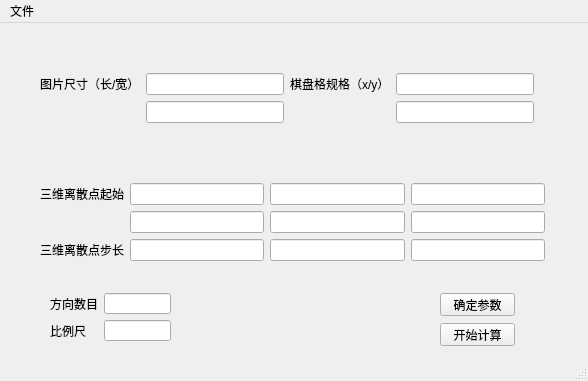
<?xml version="1.0" encoding="UTF-8"?>
<ui version="4.0">
 <class>fir</class>
 <widget class="QMainWindow" name="fir">
  <property name="geometry">
   <rect>
    <x>0</x>
    <y>0</y>
    <width>588</width>
    <height>381</height>
   </rect>
  </property>
  <property name="windowTitle">
   <string>火焰三维测量</string>
  </property>
  <property name="windowIcon">
   <iconset resource="source.qrc">
    <normaloff>:/window_icon/favicon-20191211100205340.ico</normaloff>:/window_icon/favicon-20191211100205340.ico</iconset>
  </property>
  <widget class="QWidget" name="centralwidget">
   <widget class="QPushButton" name="begin">
    <property name="geometry">
     <rect>
      <x>440</x>
      <y>300</y>
      <width>75</width>
      <height>23</height>
     </rect>
    </property>
    <property name="text">
     <string>开始计算</string>
    </property>
   </widget>
   <widget class="QWidget" name="layoutWidget">
    <property name="geometry">
     <rect>
      <x>40</x>
      <y>160</y>
      <width>505</width>
      <height>78</height>
     </rect>
    </property>
    <layout class="QVBoxLayout" name="verticalLayout">
     <item>
      <layout class="QGridLayout" name="gridLayout">
       <item row="0" column="0">
        <widget class="QLabel" name="label_4">
         <property name="text">
          <string>三维离散点起始</string>
         </property>
         <property name="buddy">
          <cstring>x0</cstring>
         </property>
        </widget>
       </item>
       <item row="0" column="1">
        <widget class="QLineEdit" name="x0"/>
       </item>
       <item row="0" column="2">
        <widget class="QLineEdit" name="y0"/>
       </item>
       <item row="0" column="3">
        <widget class="QLineEdit" name="z0"/>
       </item>
       <item row="1" column="1">
        <widget class="QLineEdit" name="x1"/>
       </item>
       <item row="1" column="2">
        <widget class="QLineEdit" name="y1"/>
       </item>
       <item row="1" column="3">
        <widget class="QLineEdit" name="z1"/>
       </item>
      </layout>
     </item>
     <item>
      <layout class="QHBoxLayout" name="horizontalLayout">
       <item>
        <widget class="QLabel" name="label_6">
         <property name="text">
          <string>三维离散点步长</string>
         </property>
         <property name="buddy">
          <cstring>x_deta</cstring>
         </property>
        </widget>
       </item>
       <item>
        <widget class="QLineEdit" name="x_deta"/>
       </item>
       <item>
        <widget class="QLineEdit" name="y_deta"/>
       </item>
       <item>
        <widget class="QLineEdit" name="z_deta"/>
       </item>
      </layout>
     </item>
    </layout>
   </widget>
   <widget class="QWidget" name="layoutWidget">
    <property name="geometry">
     <rect>
      <x>40</x>
      <y>50</y>
      <width>494</width>
      <height>50</height>
     </rect>
    </property>
    <layout class="QHBoxLayout" name="horizontalLayout_3">
     <item>
      <layout class="QGridLayout" name="gridLayout_2">
       <item row="0" column="0">
        <widget class="QLabel" name="label_5">
         <property name="text">
          <string>图片尺寸（长/宽）</string>
         </property>
         <property name="buddy">
          <cstring>lenth</cstring>
         </property>
        </widget>
       </item>
       <item row="0" column="1">
        <widget class="QLineEdit" name="lenth">
         <property name="text">
          <string/>
         </property>
        </widget>
       </item>
       <item row="1" column="1">
        <widget class="QLineEdit" name="wedth"/>
       </item>
      </layout>
     </item>
     <item>
      <layout class="QGridLayout" name="gridLayout_3">
       <item row="0" column="0">
        <widget class="QLabel" name="label_2">
         <property name="text">
          <string>棋盘格规格（x/y）</string>
         </property>
         <property name="buddy">
          <cstring>w</cstring>
         </property>
        </widget>
       </item>
       <item row="0" column="1">
        <widget class="QLineEdit" name="w"/>
       </item>
       <item row="1" column="1">
        <widget class="QLineEdit" name="h"/>
       </item>
      </layout>
     </item>
    </layout>
   </widget>
   <widget class="QWidget" name="layoutWidget">
    <property name="geometry">
     <rect>
      <x>50</x>
      <y>270</y>
      <width>121</width>
      <height>48</height>
     </rect>
    </property>
    <layout class="QGridLayout" name="gridLayout_4">
     <item row="0" column="0">
      <widget class="QLabel" name="label">
       <property name="text">
        <string>方向数目</string>
       </property>
       <property name="buddy">
        <cstring>direction_num</cstring>
       </property>
      </widget>
     </item>
     <item row="0" column="1">
      <widget class="QLineEdit" name="direction_num"/>
     </item>
     <item row="1" column="0">
      <widget class="QLabel" name="label_3">
       <property name="text">
        <string>比例尺</string>
       </property>
       <property name="buddy">
        <cstring>lineEdit</cstring>
       </property>
      </widget>
     </item>
     <item row="1" column="1">
      <widget class="QLineEdit" name="lineEdit"/>
     </item>
    </layout>
   </widget>
   <widget class="QPushButton" name="pushButton">
    <property name="geometry">
     <rect>
      <x>440</x>
      <y>270</y>
      <width>75</width>
      <height>23</height>
     </rect>
    </property>
    <property name="text">
     <string>确定参数</string>
    </property>
   </widget>
  </widget>
  <widget class="QMenuBar" name="menubar">
   <property name="geometry">
    <rect>
     <x>0</x>
     <y>0</y>
     <width>588</width>
     <height>23</height>
    </rect>
   </property>
   <widget class="QMenu" name="menuFile">
    <property name="title">
     <string>文件</string>
    </property>
    <addaction name="zu_path"/>
   </widget>
   <addaction name="menuFile"/>
  </widget>
  <widget class="QStatusBar" name="statusbar"/>
  <action name="zu_path">
   <property name="text">
    <string>打开</string>
   </property>
  </action>
 </widget>
 <resources>
  <include location="source.qrc"/>
 </resources>
 <connections>
  <connection>
   <sender>begin</sender>
   <signal>clicked()</signal>
   <receiver>fir</receiver>
   <slot>begin_cal()</slot>
   <hints>
    <hint type="sourcelabel">
     <x>460</x>
     <y>332</y>
    </hint>
    <hint type="destinationlabel">
     <x>556</x>
     <y>333</y>
    </hint>
   </hints>
  </connection>
  <connection>
   <sender>lenth</sender>
   <signal>textChanged(QString)</signal>
   <receiver>fir</receiver>
   <slot>data_changed()</slot>
   <hints>
    <hint type="sourcelabel">
     <x>194</x>
     <y>87</y>
    </hint>
    <hint type="destinationlabel">
     <x>214</x>
     <y>29</y>
    </hint>
   </hints>
  </connection>
  <connection>
   <sender>w</sender>
   <signal>textChanged(QString)</signal>
   <receiver>fir</receiver>
   <slot>data_changed()</slot>
   <hints>
    <hint type="sourcelabel">
     <x>406</x>
     <y>76</y>
    </hint>
    <hint type="destinationlabel">
     <x>398</x>
     <y>49</y>
    </hint>
   </hints>
  </connection>
  <connection>
   <sender>wedth</sender>
   <signal>textEdited(QString)</signal>
   <receiver>fir</receiver>
   <slot>data_changed()</slot>
   <hints>
    <hint type="sourcelabel">
     <x>253</x>
     <y>103</y>
    </hint>
    <hint type="destinationlabel">
     <x>272</x>
     <y>49</y>
    </hint>
   </hints>
  </connection>
  <connection>
   <sender>h</sender>
   <signal>textEdited(QString)</signal>
   <receiver>fir</receiver>
   <slot>data_changed()</slot>
   <hints>
    <hint type="sourcelabel">
     <x>447</x>
     <y>106</y>
    </hint>
    <hint type="destinationlabel">
     <x>445</x>
     <y>55</y>
    </hint>
   </hints>
  </connection>
  <connection>
   <sender>x0</sender>
   <signal>textChanged(QString)</signal>
   <receiver>fir</receiver>
   <slot>data_changed()</slot>
   <hints>
    <hint type="sourcelabel">
     <x>209</x>
     <y>192</y>
    </hint>
    <hint type="destinationlabel">
     <x>224</x>
     <y>128</y>
    </hint>
   </hints>
  </connection>
  <connection>
   <sender>y0</sender>
   <signal>textEdited(QString)</signal>
   <receiver>fir</receiver>
   <slot>data_changed()</slot>
   <hints>
    <hint type="sourcelabel">
     <x>348</x>
     <y>200</y>
    </hint>
    <hint type="destinationlabel">
     <x>349</x>
     <y>162</y>
    </hint>
   </hints>
  </connection>
  <connection>
   <sender>z0</sender>
   <signal>textEdited(QString)</signal>
   <receiver>fir</receiver>
   <slot>data_changed()</slot>
   <hints>
    <hint type="sourcelabel">
     <x>497</x>
     <y>198</y>
    </hint>
    <hint type="destinationlabel">
     <x>510</x>
     <y>144</y>
    </hint>
   </hints>
  </connection>
  <connection>
   <sender>x1</sender>
   <signal>textChanged(QString)</signal>
   <receiver>fir</receiver>
   <slot>data_changed()</slot>
   <hints>
    <hint type="sourcelabel">
     <x>220</x>
     <y>221</y>
    </hint>
    <hint type="destinationlabel">
     <x>116</x>
     <y>150</y>
    </hint>
   </hints>
  </connection>
  <connection>
   <sender>y1</sender>
   <signal>textChanged(QString)</signal>
   <receiver>fir</receiver>
   <slot>data_changed()</slot>
   <hints>
    <hint type="sourcelabel">
     <x>325</x>
     <y>216</y>
    </hint>
    <hint type="destinationlabel">
     <x>318</x>
     <y>149</y>
    </hint>
   </hints>
  </connection>
  <connection>
   <sender>z1</sender>
   <signal>textChanged(QString)</signal>
   <receiver>fir</receiver>
   <slot>data_changed()</slot>
   <hints>
    <hint type="sourcelabel">
     <x>471</x>
     <y>217</y>
    </hint>
    <hint type="destinationlabel">
     <x>486</x>
     <y>143</y>
    </hint>
   </hints>
  </connection>
  <connection>
   <sender>x_deta</sender>
   <signal>textEdited(QString)</signal>
   <receiver>fir</receiver>
   <slot>data_changed()</slot>
   <hints>
    <hint type="sourcelabel">
     <x>179</x>
     <y>250</y>
    </hint>
    <hint type="destinationlabel">
     <x>144</x>
     <y>125</y>
    </hint>
   </hints>
  </connection>
  <connection>
   <sender>y_deta</sender>
   <signal>textChanged(QString)</signal>
   <receiver>fir</receiver>
   <slot>data_changed()</slot>
   <hints>
    <hint type="sourcelabel">
     <x>304</x>
     <y>251</y>
    </hint>
    <hint type="destinationlabel">
     <x>292</x>
     <y>168</y>
    </hint>
   </hints>
  </connection>
  <connection>
   <sender>z_deta</sender>
   <signal>textChanged(QString)</signal>
   <receiver>fir</receiver>
   <slot>data_changed()</slot>
   <hints>
    <hint type="sourcelabel">
     <x>435</x>
     <y>257</y>
    </hint>
    <hint type="destinationlabel">
     <x>566</x>
     <y>187</y>
    </hint>
   </hints>
  </connection>
  <connection>
   <sender>direction_num</sender>
   <signal>textEdited(QString)</signal>
   <receiver>fir</receiver>
   <slot>data_changed()</slot>
   <hints>
    <hint type="sourcelabel">
     <x>145</x>
     <y>300</y>
    </hint>
    <hint type="destinationlabel">
     <x>152</x>
     <y>268</y>
    </hint>
   </hints>
  </connection>
  <connection>
   <sender>lineEdit</sender>
   <signal>textChanged(QString)</signal>
   <receiver>fir</receiver>
   <slot>data_changed()</slot>
   <hints>
    <hint type="sourcelabel">
     <x>136</x>
     <y>336</y>
    </hint>
    <hint type="destinationlabel">
     <x>133</x>
     <y>269</y>
    </hint>
   </hints>
  </connection>
  <connection>
   <sender>pushButton</sender>
   <signal>clicked()</signal>
   <receiver>fir</receiver>
   <slot>ensure()</slot>
   <hints>
    <hint type="sourcelabel">
     <x>490</x>
     <y>304</y>
    </hint>
    <hint type="destinationlabel">
     <x>560</x>
     <y>292</y>
    </hint>
   </hints>
  </connection>
 </connections>
 <slots>
  <slot>begin_cal()</slot>
  <slot>data_changed()</slot>
  <slot>ensure()</slot>
 </slots>
</ui>
